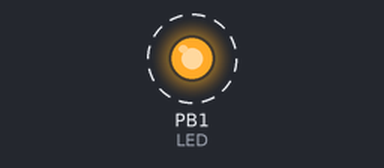
Simulated run of this sketch. Board: ATtiny85, built with avr-gcc and run on an emulated ATtiny85. Shown: output pins drawn as LEDs (lit = HIGH). Dashed ring = blinking.

Above: at 0.2 s.
Timing chart, 0 to 3.0 s (numbered marks = the images above):
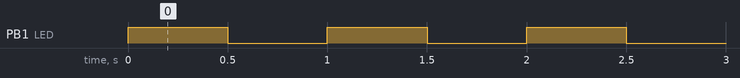

The sketch:

ATTiny85HelloBlink.ino
```cpp
int LED = 1;
int timer = 500;


void setup() {
  // put your setup code here, to run once:

  pinMode(LED, OUTPUT);

}

void loop() {
  // put your main code here, to run repeatedly:

  digitalWrite(LED, HIGH);
  delay(timer);
  digitalWrite(LED, LOW);
  delay(timer);

}
```

Measured:
- by itself, PB1 (LED): alternates HIGH for 0.50 s and LOW for 0.50 s
